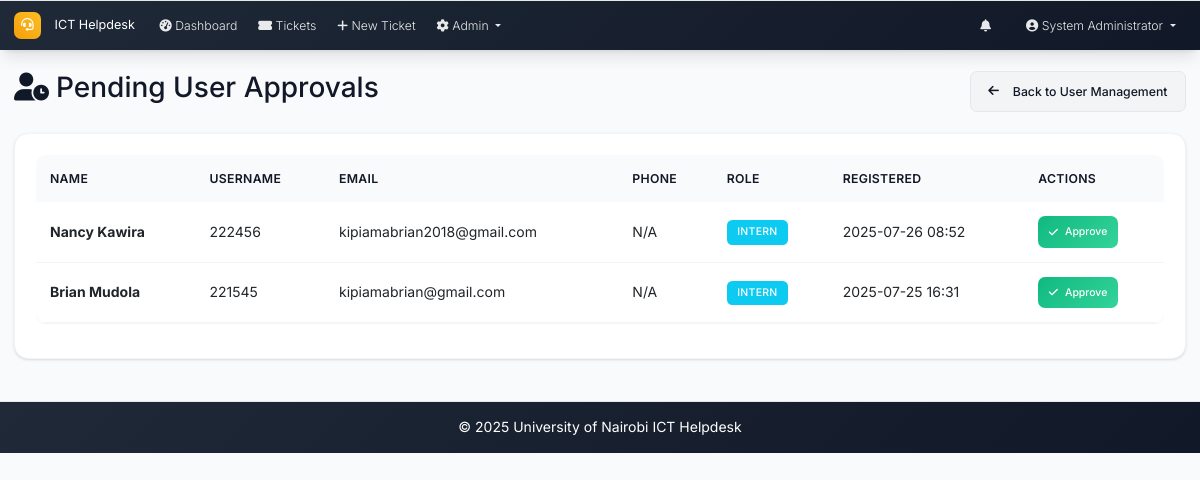
Page /admin/pending_users (signed in) on the earlier database version.
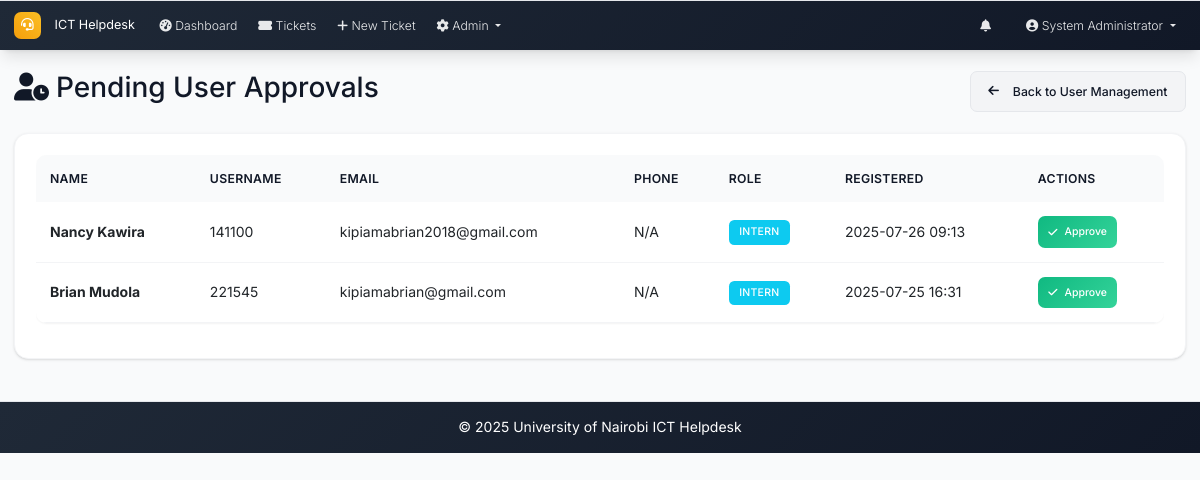
Same page on the later database version.
### models.py (models this page shows, shortened)
class User(UserMixin, db.Model):
    id = db.Column(db.Integer, primary_key=True)
    username = db.Column(db.String(64), unique=True, nullable=False)
    email = db.Column(db.String(120), unique=True, nullable=False)
    password_hash = db.Column(db.String(256), nullable=False)
    full_name = db.Column(db.String(100), nullable=False)
    role = db.Column(db.String(20), nullable=False, default='user')  # admin, intern, user
    created_at = db.Column(db.DateTime, default=datetime.utcnow)
    is_active = db.Column(db.Boolean, default=True)
    is_verified = db.Column(db.Boolean, default=False)
    verification_token = db.Column(db.String(128), nullable=True)
    phone_number = db.Column(db.String(20), nullable=True)
    is_approved = db.Column(db.Boolean, default=False)
    approved_by_id = db.Column(db.Integer, db.ForeignKey('user.id'), nullable=True)
    approved_at = db.Column(db.DateTime, nullable=True)
    tickets_created = db.relationship('Ticket', foreign_keys='Ticket.created_by_id', backref='creator', lazy='dynamic')
    assigned_tickets = db.relationship('Ticket', secondary='ticket_assignees', back_populates='assignees', lazy='selectin')
    comments = db.relationship('Comment', backref='author', lazy='dynamic')

### routes.py (the view)
@app.route('/admin/pending_users')
@login_required
def pending_users():
    if current_user.role != 'admin':
        abort(403)
    pending_users = User.query.filter_by(
        is_approved=False,
        is_verified=True,
        role='intern'
    ).order_by(User.created_at.desc()).all()
    return render_template('pending_users.html', pending_users=pending_users)

### app.py (called while the page is built)
@login_manager.user_loader
def load_user(user_id):
    from models import User
    return User.query.get(int(user_id))

@app.context_processor
def inject_now():
    return {'now': datetime.utcnow}

### routes.py (called while the page is built)
@app.context_processor
def inject_datetime():
    return dict(datetime=datetime)

### templates/pending_users.html (shortened to what this page needs)
{% extends "base.html" %}
{% block content %}
<div class="d-flex justify-content-between align-items-center mb-4">
    <h2><i class="fas fa-user-clock me-2"></i>Pending User Approvals</h2>
    <a href="{{ url_for('user_management') }}" class="btn btn-secondary">
        <i class="fas fa-arrow-left me-2"></i>Back to User Management
    </a>
</div>
{% if pending_users %}
<div class="card">
    <div class="card-body">
        <div class="table-responsive">
            <table class="table table-hover">
                <thead>
                    <tr>
                        <th>Name</th>
                        <th>Username</th>
                        <th>Email</th>
                        <th>Phone</th>
                        <th>Role</th>
                        <th>Registered</th>
                        <th>Actions</th>
                    </tr>
                </thead>
                <tbody>
                    {% for user in pending_users %}
                    <tr>
                        <td>
                            <strong>{{ user.full_name }}</strong>
                        </td>
                        <td>{{ user.username }}</td>
                        <td>{{ user.email }}</td>
                        <td>{{ user.phone_number or 'N/A' }}</td>
                        <td>
                            <span class="badge bg-info">{{ user.role.title() }}</span>
                        </td>
                        <td>{{ user.created_at.strftime('%Y-%m-%d %H:%M') }}</td>
                        <td>
                                    <form method="POST" action="{{ url_for('approve_user_account', user_id=user.id) }}" style="display: inline;">
                                        <button type="submit" class="btn btn-success btn-sm" onclick="return confirm('Are you sure you want to approve {{ user.full_name }}?')">
                                            <i class="fas fa-check"></i> Approve
                                        </button>
                                    </form>
                                </td>
                    </tr>
                    {% endfor %}
                </tbody>
            </table>
        </div>
    </div>
</div>
{% endif %}
{% endblock %}

### templates/base.html (shortened to what this page needs)
<!DOCTYPE html>
<html lang="en">
<head>
    <link href="https://cdn.jsdelivr.net/npm/bootstrap@5.3.0/dist/css/bootstrap.min.css" rel="stylesheet">
    <link href="https://cdnjs.cloudflare.com/ajax/libs/font-awesome/6.0.0/css/all.min.css" rel="stylesheet">
    <link href="{{ url_for('static', filename='css/custom.css') }}" rel="stylesheet">
</head>
<body>
    <nav class="navbar navbar-expand-lg navbar-dark footer-sky">
        <div class="container-fluid px-3">
            <a class="navbar-brand" href="{{ url_for('index') }}">
                <i class="fas fa-headset me-2"></i>ICT Helpdesk
            </a>
            <div class="collapse navbar-collapse" id="navbarNav">
                <ul class="navbar-nav me-auto mb-2 mb-lg-0">
                    {% if current_user.is_authenticated %}
                    <li class="nav-item">
                        <a class="nav-link" href="{{ url_for('dashboard') }}">
                            <i class="fas fa-tachometer-alt me-1"></i>Dashboard
                        </a>
                    </li>
                    <li class="nav-item">
                        <a class="nav-link" href="{{ url_for('tickets_list') }}">
                            <i class="fas fa-ticket-alt me-1"></i>Tickets
                        </a>
                    </li>
                    <li class="nav-item">
                        <a class="nav-link" href="{{ url_for('new_ticket') }}">
                            <i class="fas fa-plus me-1"></i>New Ticket
                        </a>
                    </li>
                    {% if current_user.role == 'admin' %}
                    <li class="nav-item dropdown">
                        <a class="nav-link dropdown-toggle" href="#" role="button" data-bs-toggle="dropdown" aria-expanded="false">
                            <i class="fas fa-cog me-1"></i>Admin
                        </a>
                    </li>
                    {% endif %}
                    {% endif %}
                </ul>
                <ul class="navbar-nav ms-auto mb-2 mb-lg-0">
                    {% if current_user.is_authenticated %}
                    <li class="nav-item dropdown me-3">
                        <a class="nav-link position-relative" href="#" id="notificationsDropdown" role="button"
                           data-bs-toggle="dropdown" aria-expanded="false">
                            <i class="fas fa-bell"></i>
                        </a>
                    </li>
                    <li class="nav-item dropdown">
                        <a class="nav-link dropdown-toggle" href="#" id="navbarDropdown" role="button" data-bs-toggle="dropdown" aria-expanded="false">
                            <i class="fas fa-user-circle me-1"></i>{{ current_user.full_name }}
                        </a>
                    </li>
                    {% endif %}
                </ul>
            </div>
        </div>
    </nav>
    <main class="container-fluid my-4 px-3">
        {% block content %}{% endblock %}
    </main>
    <footer class="footer-sky py-3 mt-5">
        <div class="container text-center">
            <span>&copy; {{ datetime.utcnow().year }} University of Nairobi ICT Helpdesk</span>
        </div>
    </footer>
</body>
</html>

Differences in the rows shown:
changed User "Nancy Kawira": username "222456" → "141100"; created_at "2025-07-26 08:52" → "2025-07-26 09:13"
